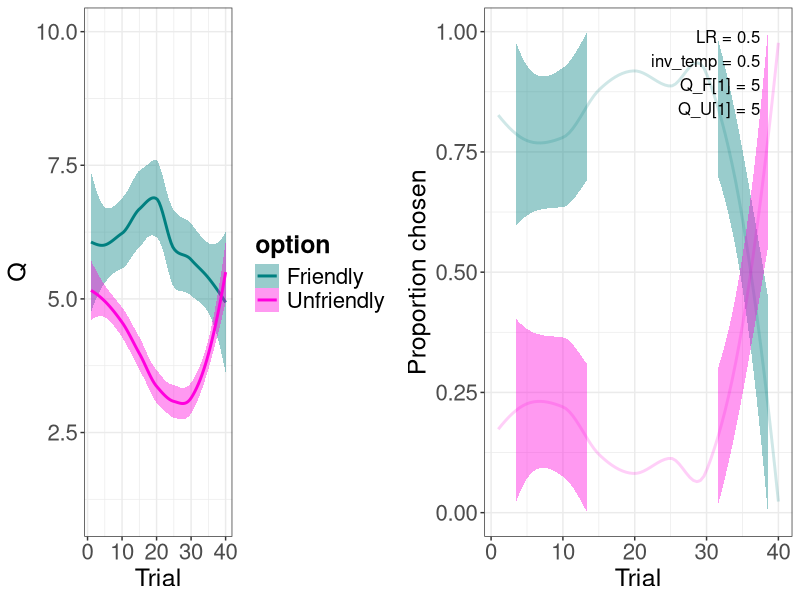
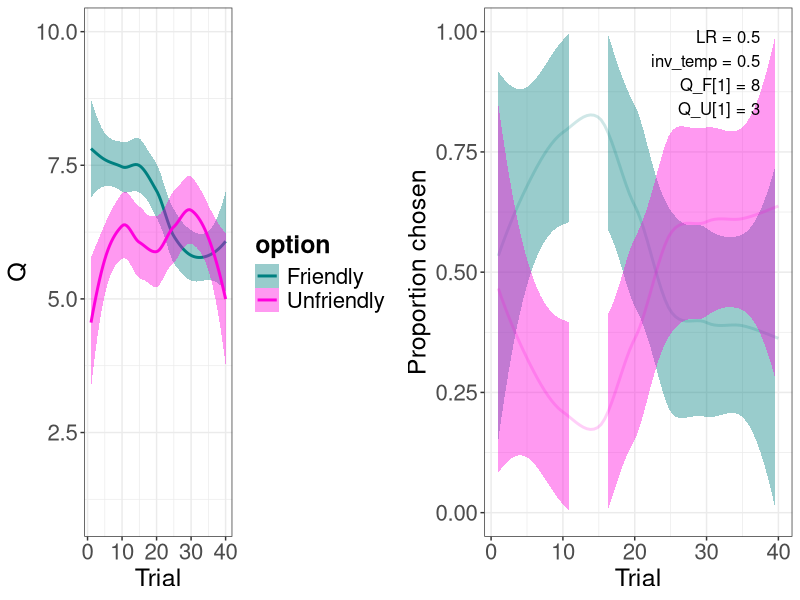
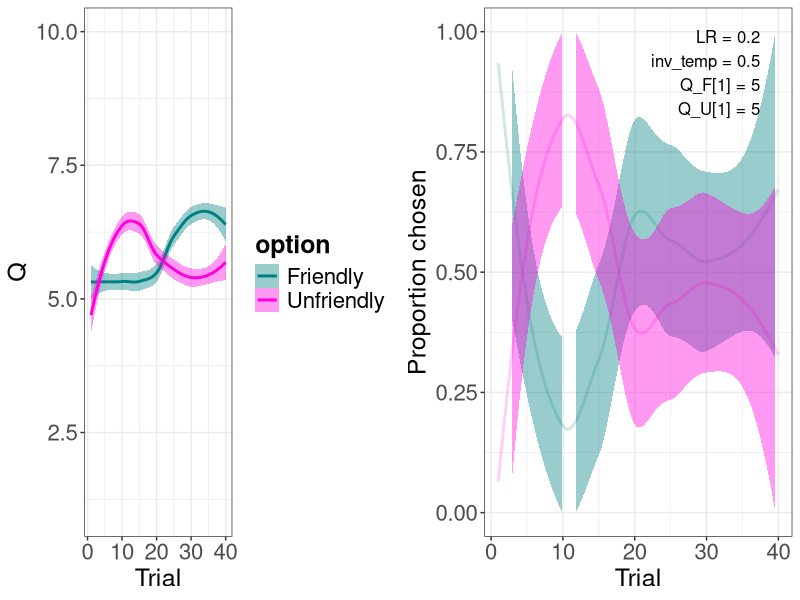
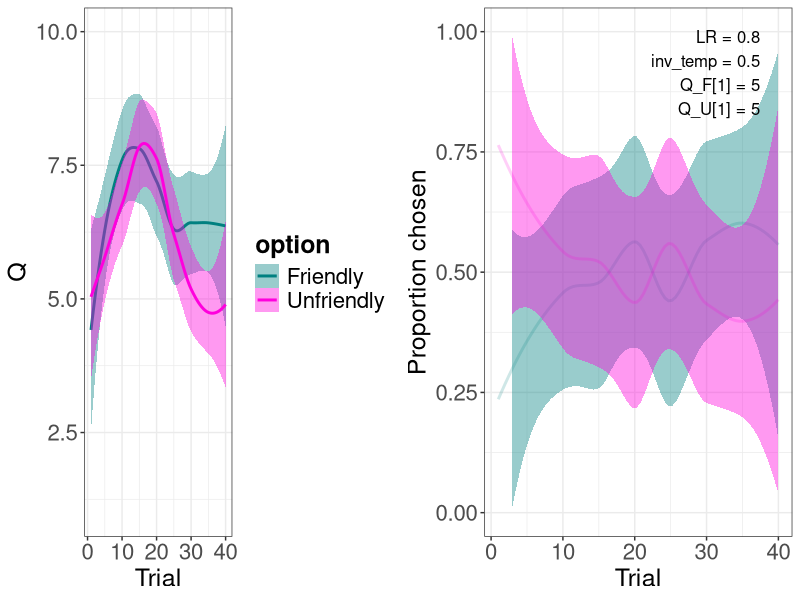
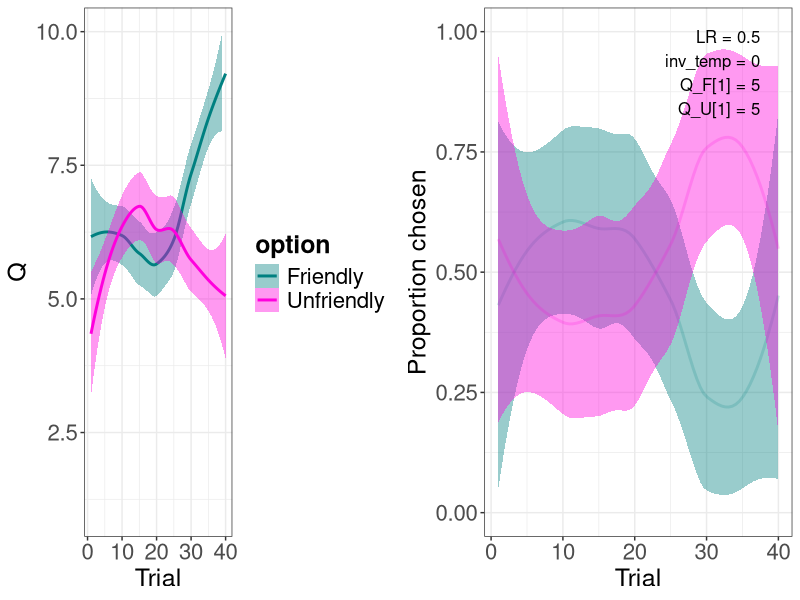
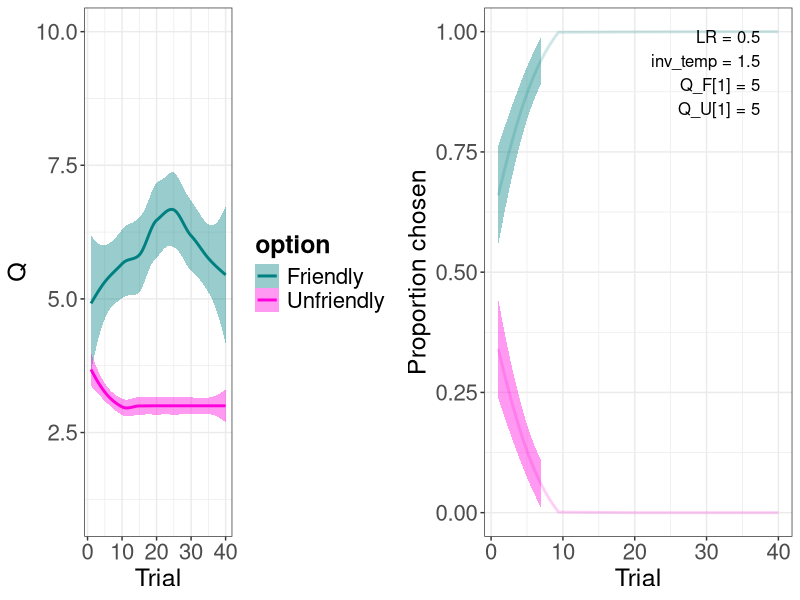
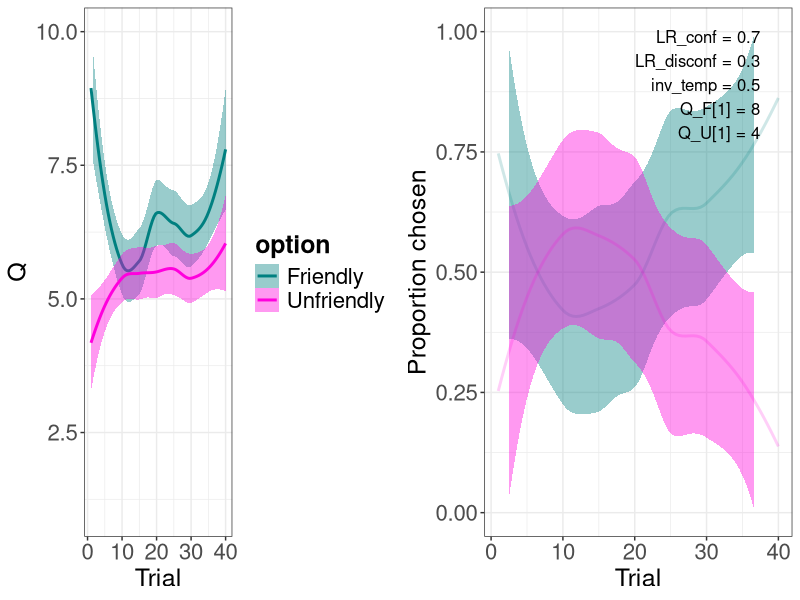
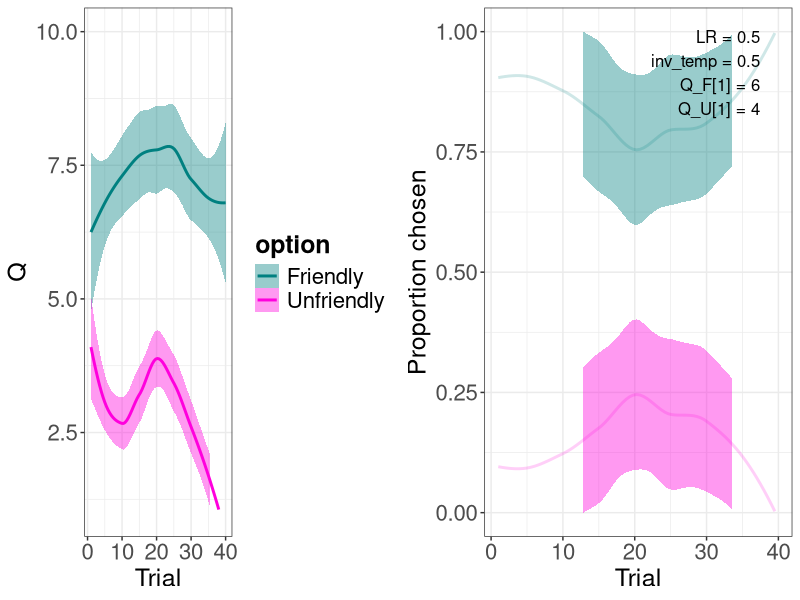

Recreate these plots in R, in order.
## ----setup, include = FALSE---------------------------------------------------
knitr::knit_hooks$set(purl = knitr::hook_purl)
knitr::opts_chunk$set(echo = TRUE)
knitr::opts_chunk$set(message = FALSE)
knitr::opts_chunk$set(fig.width = 10, fig.height = 4)

## ----prep---------------------------------------------------------------------
n_participants <- 1
n_trials <- 40
params_std <- c(0.5, 0.5, 5, 5) # LR, inv_temp, Q_F_1, Q_U_1
set.seed(1234)

## ----fun-rating---------------------------------------------------------------
library(truncnorm)
mu_R <- 7
sigma_R <- 3
rating <- function() {
  R <- round(rtruncnorm(n = 1, a = 1, b = 10, 
                        mean = mu_R, 
                        sd = sigma_R), 
             0)
  return(R)
}

## ----model-std----------------------------------------------------------------
run_model <- function(params = params_std) {
  dat <- data.frame()

  for (j in 1:n_participants) {

    # ------ init data frames etc -----
    Q <- data.frame(
      F = rep(NA, n_trials),
      U = rep(NA, n_trials)
    )
    P_F <- c()
    choice <- c()
    R <- c()
    pred_err <- c()

    # ----- initialize parameters -----
    LR <- params[1]
    inv_temp <- params[2]
    Q$F[1] <- params[3]
    Q$U[1] <- params[4]

    # --------- run trials ------------
    for (t in 1:n_trials) {

      # choose
      P_F[t] <- 1 / (1 + exp(-inv_temp * (Q$F[t] - Q$U[t])))
      choice[t] <- if_else(runif(1) < P_F[t],
                          "F",
                          "U")

      # rate
      R[t] <- rating()

      # learn
      pred_err[t] <- R[t] - Q[t, choice[t]]

      if (t < n_trials) {   # no updating Qs in the very last trial
        Q[t+1, choice[t]] <- Q[t, choice[t]] + LR * pred_err[t]

        not_chosen <- colnames(Q[which(colnames(Q) != choice[t])])
        Q[t+1, not_chosen] <- Q[t, not_chosen]
      }
    }

    dat_p <- data.frame(
      participant = rep(j, n_trials),
      trial =       1:n_trials,
      Q_F =         Q$F,
      Q_U =         Q$U,
      P_F =         P_F,
      choice =      choice,
      R =           R,
      pred_err =    pred_err
    )

    dat <- rbind(dat, dat_p)
  }

  return(dat)
}

## ----plot-util----------------------------------------------------------------
library(tidyverse)
my_teal <- "#008080"
my_pink <- "#ff00dd"

my_theme <- theme_bw() +
  theme(plot.title = element_text(size = 20, face = "bold")) +
  theme(axis.text = element_text(size = 16),
        axis.title = element_text(size = 18)) +
  theme(legend.title = element_text(size = 18, face = "bold"),
        legend.text = element_text(size = 16)) +
  theme(strip.text.x = element_text(size = 18, face = "bold"))

## ----helper-fun---------------------------------------------------------------
library(grid)
library(gridExtra)

to_long <- function(dat) {
  long_dat <- dat %>%
    pivot_longer(c(Q_F, Q_U), names_prefix = "Q_", names_to = "option", values_to = "Q") %>%
    mutate(option = factor(option),
           choice = factor(choice))

  return(long_dat)
}

plot_Q <- function(dat) {
  p <- ggplot(dat, aes(x = trial,
                      y = Q,
                      color = option)) +
    geom_smooth(aes(fill = option)) +
    ylim(c(1, 10)) +
    labs(x = "Trial") +
    scale_color_manual(values = c(my_teal, my_pink),
                      labels = c("Friendly", "Unfriendly")) +  
    scale_fill_manual(values = c(my_teal, my_pink),
                      labels = c("Friendly", "Unfriendly")) +
    my_theme
  return(p)
}

plot_choice <- function(dat) {
  dat <- dat %>%
    mutate(choice_is_F = if_else(choice == "F", 1, 0),
           choice_is_U = 1 - choice_is_F)
    
  p <- ggplot(dat, aes(x = trial)) +
    geom_smooth(aes(y = choice_is_F),
                color = paste0(my_teal, "30"),
                fill = paste0(my_teal, "30")) +
    geom_smooth(aes(y = choice_is_U),
                color = paste0(my_pink, "30"),
                fill = paste0(my_pink, "30")) +
    ylim(c(0, 1)) +
    labs(x = "Trial",
         y = "Proportion chosen") +
    my_theme
  return(p)
}

annotation_single <- function(params, x = 0.95) {
    text <- paste0("LR = ", params[1],
                  "\ninv_temp = ", params[2],
                  "\nQ_F[1] = ", params[3],
                  "\nQ_U[1] = ", params[4])

    grid.text(text, x = unit(x, "npc"), y = unit(0.95, "npc"), hjust = 1, vjust = 1)
}

annotation_double <- function(params_left, params_right) {
  annotation_single(params_left, 0.45)
  annotation_single(params_right, 0.95)
}

## ----dat-to-JSON--------------------------------------------------------------
library(rjson)
model_dat_JSON <- function(params, model_dat) {
  LR <- params[1]
  inv_temp <- params[2]
  initQF <- params[3]
  initQU <- params[4]
  T <- n_trials
  choice <- as.numeric(model_dat$choice == "U") + 1
  R <- model_dat$R
  my_list <- list(LR, inv_temp, initQF, initQU, mu_R, sigma_R, T, choice, R)
  names(my_list) <- c("LR", "inv_temp", "initQF", "initQU", "mu_R", "sigma_R", "T", "choice", "R")
  return(toJSON(my_list))
}

## ----run-std, warning = FALSE-------------------------------------------------
dat_std <- run_model()
write(model_dat_JSON(params_std, dat_std), "sim_dat.json")
dat_std <- dat_std %>% to_long()
p_left <- plot_Q(dat_std)
p_right <- plot_choice(dat_std)
grid.arrange(p_left, p_right, nrow = 1)
annotation_single(params_std)

## ----run-std-init-val, warning = FALSE----------------------------------------
params <- c(0.5, 0.5, 8, 3)
dat <- run_model(params)
write(model_dat_JSON(params, dat), "sim_dat.json")
dat <- dat %>% to_long()
p_left <- plot_Q(dat)
p_right <- plot_choice(dat)
grid.arrange(p_left, p_right, nrow = 1)
annotation_single(params)

## ----run-std-LR, echo = FALSE, warning = FALSE--------------------------------
params <- c(0.2, 0.5, 5, 5)
dat <- run_model(params) %>% to_long()
p_left <- plot_Q(dat)
p_right <- plot_choice(dat)
grid.arrange(p_left, p_right, nrow = 1)
annotation_single(params)

params <- c(0.8, 0.5, 5, 5)
dat <- run_model(params) %>% to_long()
p_left <- plot_Q(dat)
p_right <- plot_choice(dat)
grid.arrange(p_left, p_right, nrow = 1)
annotation_single(params)

## ----run-std-inv-temp, echo = FALSE-------------------------------------------
params <- c(0.5, 0, 5, 5)
dat <- run_model(params) %>% to_long()
p_left <- plot_Q(dat)
p_right <- plot_choice(dat)
grid.arrange(p_left, p_right, nrow = 1)
annotation_single(params)

params <- c(0.5, 1.5, 5, 5)
dat <- run_model(params) %>% to_long()
p_left <- plot_Q(dat)
p_right <- plot_choice(dat)
grid.arrange(p_left, p_right, nrow = 1)
annotation_single(params)

## ----fun-conf-----------------------------------------------------------------
threshold <- 2

is_confirm <- function(rating, init_value) {
  return(abs(rating - init_value) <= threshold)
}

## ----model-dualLR-------------------------------------------------------------
params_std <- c(0.7, 0.3, 0.5, 8, 4) # LR_conf, LR_disconf, inv_temp, Q_F_1, Q_U_1

run_model_dualLR <- function(params = params_std) {
  dat <- data.frame()

  for (j in 1:n_participants) {

    # ------ init data frames etc -----
    Q <- data.frame(
      F = rep(NA, n_trials),
      U = rep(NA, n_trials)
    )
    P_F <- c()
    choice <- c()
    R <- c()
    pred_err <- c()

    # ----- initialize parameters -----
    LR_conf <- params[1]
    LR_disconf <- params[2]
    inv_temp <- params[3]
    Q$F[1] <- params[4]
    Q$U[1] <- params[5]

    # --------- run trials ------------
    for (t in 1:n_trials) {

      # choose
      P_F[t] <- 1 / (1 + exp(-inv_temp * (Q$F[t] - Q$U[t])))
      choice[t] <- if_else(runif(1) < P_F[t],
                          "F",
                          "U")

      # rate
      R[t] <- rating()

      # learn
      pred_err[t] <- R[t] - Q[t, choice[t]]

      # which learning rate?
      LR <- if_else(is_confirm(R[t], Q[1, choice[t]]),
                    LR_conf,
                    LR_disconf)

      if (t < n_trials) {   # no updating Qs in the very last trial
        Q[t+1, choice[t]] <- Q[t, choice[t]] + LR * pred_err[t]

        not_chosen <- colnames(Q[which(colnames(Q) != choice[t])])
        Q[t+1, not_chosen] <- Q[t, not_chosen]
      }
    }

    dat_p <- data.frame(
      participant = rep(j, n_trials),
      trial =       1:n_trials,
      Q_F =         Q$F,
      Q_U =         Q$U,
      P_F =         P_F,
      choice =      choice,
      R =           R,
      pred_err =    pred_err
    )

    dat <- rbind(dat, dat_p)
  }

  return(dat)
}

## ----helper-fun-2, echo = FALSE-----------------------------------------------
annotation_single <- function(params, x = 0.95) {
  text <- paste0("LR_conf = ", params[1],
               "\nLR_disconf = ", params[2], 
               "\ninv_temp = ", params[3],
               "\nQ_F[1] = ", params[4],
               "\nQ_U[1] = ", params[5])

  grid.text(text, x = unit(x, "npc"), y = unit(0.95, "npc"), hjust = 1, vjust = 1)
}

## ----run-dualLR---------------------------------------------------------------
dat <- run_model_dualLR() %>% to_long()
p_left <- plot_Q(dat)
p_right <- plot_choice(dat)
grid.arrange(p_left, p_right, nrow = 1)
annotation_single(params_std)

## ----fun-rating-bonus---------------------------------------------------------
bonus <- 3

rating <- function(init_value_chosen, init_value_not_chosen) {
  R <- round(rtruncnorm(n = 1, a = 1, b = 10, 
                        mean = 5, 
                        sd = 3), 
             0)

  if (init_value_chosen > init_value_not_chosen) {
    bonus_polarity <- 1
  } else if (init_value_chosen < init_value_not_chosen) {
    bonus_polarity <- -1
  } else {
    bonus_polarity <- 0
  }

  R <- R + 
    is_confirm(R, init_value_chosen) * bonus * bonus_polarity
  return(min(R, 10))    # max rating is still 10
}

## ----model-rating-bonus, echo = FALSE-----------------------------------------
run_model <- function(params = params_std) {
  dat <- data.frame()

  for (j in 1:n_participants) {

    # ------ init data frames etc -----
    Q <- data.frame(
      F = rep(NA, n_trials),
      U = rep(NA, n_trials)
    )
    P_F <- c()
    choice <- c()
    R <- c()
    pred_err <- c()

    # ----- initialize parameters -----
    LR <- params[1]
    inv_temp <- params[2]
    Q$F[1] <- params[3]
    Q$U[1] <- params[4]

    # --------- run trials ------------
    for (t in 1:n_trials) {

      # choose
      P_F[t] <- 1 / (1 + exp(-inv_temp * (Q$F[t] - Q$U[t])))
      choice[t] <- if_else(runif(1) < P_F[t],
                          "F",
                          "U")
      not_chosen <- colnames(Q[which(colnames(Q) != choice[t])])

      # rate
      R[t] <- rating(Q[1, choice[t]],
                     Q[1, not_chosen])

      # learn
      pred_err[t] <- R[t] - Q[t, choice[t]]

      if (t < n_trials) {   # no updating Qs in the very last trial
        Q[t+1, choice[t]] <- Q[t, choice[t]] + LR * pred_err[t]

        Q[t+1, not_chosen] <- Q[t, not_chosen]
      }
    }

    dat_p <- data.frame(
      participant = rep(j, n_trials),
      trial =       1:n_trials,
      Q_F =         Q$F,
      Q_U =         Q$U,
      P_F =         P_F,
      choice =      choice,
      R =           R,
      pred_err =    pred_err
    )

    dat <- rbind(dat, dat_p)
  }

  return(dat)
}

annotation_single <- function(params, x = 0.95) {
    text <- paste0("LR = ", params[1],
                  "\ninv_temp = ", params[2],
                  "\nQ_F[1] = ", params[3],
                  "\nQ_U[1] = ", params[4])

    grid.text(text, x = unit(x, "npc"), y = unit(0.95, "npc"), hjust = 1, vjust = 1)
}

## ----run-rating-bonus, warning = FALSE----------------------------------------
params <- c(0.5, 0.5, 6, 4) # LR, inv_temp, Q_F_1, Q_U_1
dat <- run_model(params) %>% to_long()
p_left <- plot_Q(dat)
p_right <- plot_choice(dat)
grid.arrange(p_left, p_right, nrow = 1)
annotation_single(params)

## ----fun-rating-diffdistr-----------------------------------------------------
rating <- function(init_value) {
  R <- round(rtruncnorm(n = 1, a = 1, b = 10, 
                        mean = init_value, 
                        sd = 3), 
             0)
  return(R)
}

## ----model-rating-diffdistr, echo = FALSE-------------------------------------
run_model <- function(params = params_std) {
  dat <- data.frame()

  for (j in 1:n_participants) {

    # ------ init data frames etc -----
    Q <- data.frame(
      F = rep(NA, n_trials),
      U = rep(NA, n_trials)
    )
    P_F <- c()
    choice <- c()
    R <- c()
    pred_err <- c()

    # ----- initialize parameters -----
    LR <- params[1]
    inv_temp <- params[2]
    Q$F[1] <- params[3]
    Q$U[1] <- params[4]

    # --------- run trials ------------
    for (t in 1:n_trials) {

      # choose
      P_F[t] <- 1 / (1 + exp(-inv_temp * (Q$F[t] - Q$U[t])))
      choice[t] <- if_else(runif(1) < P_F[t],
                          "F",
                          "U")

      # rate
      R[t] <- rating(Q[1, choice[t]])

      # learn
      pred_err[t] <- R[t] - Q[t, choice[t]]

      if (t < n_trials) {   # no updating Qs in the very last trial
        Q[t+1, choice[t]] <- Q[t, choice[t]] + LR * pred_err[t]

        not_chosen <- colnames(Q[which(colnames(Q) != choice[t])])
        Q[t+1, not_chosen] <- Q[t, not_chosen]
      }
    }

    dat_p <- data.frame(
      participant = rep(j, n_trials),
      trial =       1:n_trials,
      Q_F =         Q$F,
      Q_U =         Q$U,
      P_F =         P_F,
      choice =      choice,
      R =           R,
      pred_err =    pred_err
    )

    dat <- rbind(dat, dat_p)
  }

  return(dat)
}

annotation_single <- function(params, x = 0.95) {
    text <- paste0("LR = ", params[1],
                  "\ninv_temp = ", params[2],
                  "\nQ_F[1] = ", params[3],
                  "\nQ_U[1] = ", params[4])

    grid.text(text, x = unit(x, "npc"), y = unit(0.95, "npc"), hjust = 1, vjust = 1)
}

## ----run-rating-diffdistr, warning = FALSE------------------------------------
params <- c(0.5, 0.5, 7, 3) # LR, inv_temp, Q_F_1, Q_U_1
dat <- run_model(params) %>% to_long()
p_left <- plot_Q(dat)
p_right <- plot_choice(dat)
grid.arrange(p_left, p_right, nrow = 1)
annotation_single(params)
